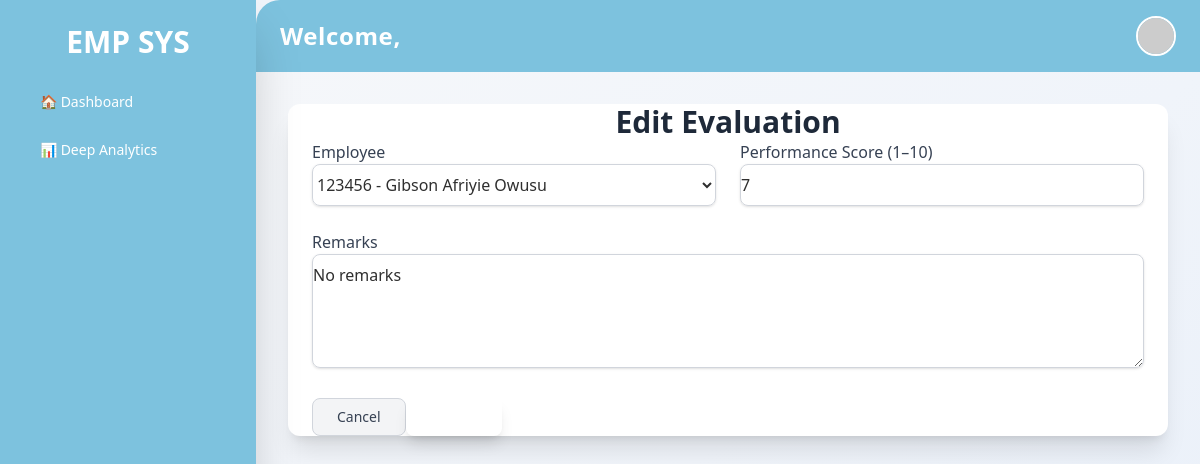
The page /evaluations/1/edit/ (signed in) on the database its author committed.
### performance_app/models.py (models this page shows, shortened)
class User(AbstractBaseUser, PermissionsMixin):
    ROLE_CHOICES = [
        ('HR', 'HR'),
        ('HIGH_MANAGER', 'High Level Manager'),
        ('MIDDLE_MANAGER', 'Middle Level Manager'),
        ('MANAGER', 'Low Level Manager'),
        ('EMPLOYEE', 'Employee'),
    ]
    employee_id = models.CharField(max_length=20, unique=True)
    role = models.CharField(max_length=20, choices=ROLE_CHOICES)
    branch = models.CharField(max_length=100, blank=True, null=True)
    is_active = models.BooleanField(default=True)
    is_staff = models.BooleanField(default=False)
    USERNAME_FIELD = 'employee_id'
    REQUIRED_FIELDS = []
    objects = CustomUserManager()
    def __str__(self):
        return f"{self.employee_id} - {self.role}"

class Evaluation(models.Model):
    employee = models.ForeignKey(EmployeeProfile, on_delete=models.CASCADE)
    evaluator = models.ForeignKey(User, on_delete=models.CASCADE, null=True, blank=True)  # Typically a manager
    date = models.DateField(auto_now_add=True)
    remarks = models.TextField()
    performance_score = models.IntegerField()  # 1–10 scale or similar
    data_created = models.DateTimeField(auto_now_add=True, blank=True, null=True)
    data_updated = models.DateTimeField(auto_now=True, blank=True, null=True)
    created_by = models.ForeignKey(User, related_name='created_profiles', on_delete=models.CASCADE, null=True, blank=True)
    updated_by = models.ForeignKey(User, related_name='updated_profiles', on_delete=models.CASCADE, null=True, blank=True)

### performance_app/views.py (the view)
# urls.py: path('evaluations/<int:pk>/edit/', views.edit_evaluation, name='edit_evaluation'),
@login_required
def edit_evaluation(request, pk):
    evaluation = get_object_or_404(Evaluation, pk=pk)
    if request.method == 'POST':
        form = EvaluationForm(request.POST, instance=evaluation)
        if form.is_valid():
            evaluation = form.save(commit=False)
            evaluation.updated_by = request.user
            evaluation.save()
            messages.success(request, '✅ Evaluation updated successfully.')
            return redirect('evaluation_list')
        else:
            messages.error(request, '❌ Please correct the errors below.')
    else:
        form = EvaluationForm(instance=evaluation)
    return render(request, 'dashboard/low_level_manager/edit_evaluation.html', {'form': form, 'evaluation': evaluation})

### performance_app/models.py (called while the page is built)
    def __str__(self):
        return f"{self.user.employee_id} - {self.first_name} {self.last_name}"

### theme/templates/dashboard/low_level_manager/edit_evaluation.html (shortened to what this page needs)
{% extends 'base.html' %}
{% block content %}
<div class="container mx-auto py-10 px-6 py-8 bg-white shadow-xl rounded-xl animate__animated animate__fadeIn">
    <h2 class="text-3xl font-bold text-gray-800 mb-8 text-center">Edit Evaluation</h2>
    <form method="post" class="space-y-6">
        <div class="grid grid-cols-1 md:grid-cols-2 gap-6">
            <div>
                <label class="text-gray-700 font-medium">Employee</label>
                {{ form.employee }}
            </div>
            <div>
                <label class="text-gray-700 font-medium">Performance Score (1–10)</label>
                {{ form.performance_score }}
            </div>
            <div class="md:col-span-2">
                <label class="text-gray-700 font-medium">Remarks</label>
                {{ form.remarks }}
            </div>
        </div>
        <div class="flex justify-end gap-5 my-8">
            <a href="{% url 'evaluation_list' %}"
               class="group relative inline-flex items-center px-6 py-2 text-sm font-medium rounded-lg bg-gray-100 text-gray-700 border border-gray-300 shadow hover:bg-gray-200 hover:shadow-md focus:outline-none transition-all duration-300 ease-in-out">
                Cancel
            </a>
            <button type="submit"
                    class="group relative inline-flex items-center px-6 py-2 text-sm font-medium rounded-lg bg-green-600 text-white shadow-lg hover:bg-green-700 hover:shadow-xl focus:outline-none transition-all duration-300 ease-in-out">
            </button>
        </div>
    </form>
</div>
{% endblock %}

### rows shown on the page
User: employee "123456 - Gibson Afriyie Owusu"
Evaluation: performance_score "7", remarks "No remarks"
